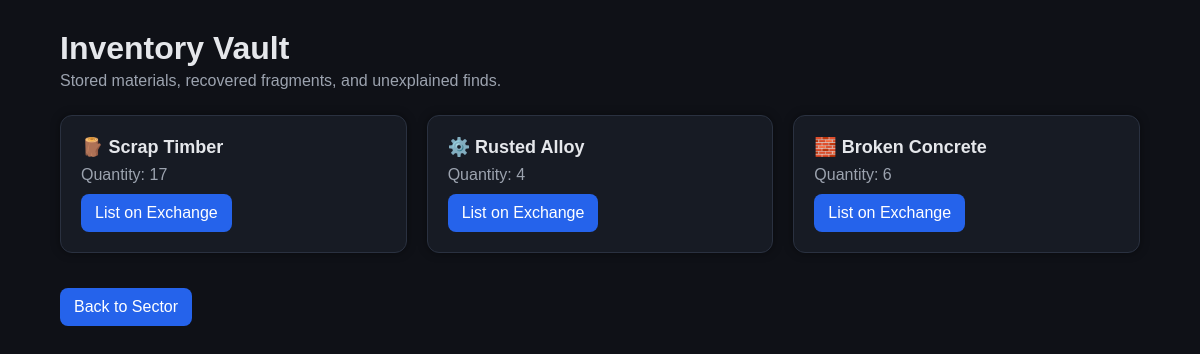
Before: /inventory (signed in) with the older database file.
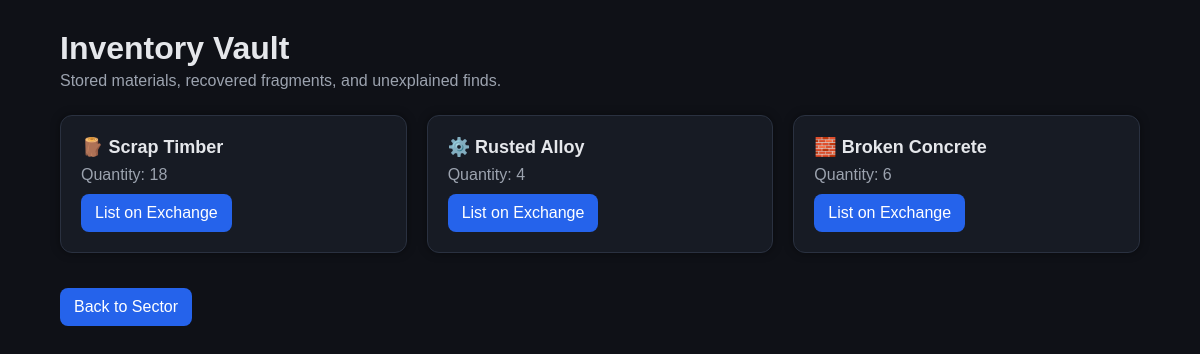
After: the same page with the newer database file.
### models/inventory.py (models this page shows)
class Inventory(db.Model):
    id = db.Column(db.Integer, primary_key=True)
    user_id = db.Column(db.Integer, db.ForeignKey("user.id"))
    resource_name = db.Column(db.String(50), nullable=False)
    quantity = db.Column(db.Integer, default=0)

### app.py (the view)
@app.route("/inventory")
@login_required
def inventory():
    items = Inventory.query.filter_by(
        user_id=current_user.id
    ).all()
    return render_template(
        "inventory.html",
        items=items
    )

### app.py (called while the page is built)
@login_manager.user_loader
def load_user(user_id):
    return User.query.get(int(user_id))

### templates/inventory.html (shortened to what this page needs)
<!DOCTYPE html>
<html>
<head>
<link rel="stylesheet" href="/static/style.css">
</head>
<body>
<div class="container">
    <div class="title">
        Inventory Vault
    </div>
    <div class="subtitle">
        Stored materials, recovered fragments, and unexplained finds.
    </div>
    <div class="grid">
        {% for item in items %}
            <div class="item-card {% if item.resource_name not in ['wood', 'stone', 'metal'] %}rare-item{% endif %}">
                <div class="item-name">
                    {% if item.resource_name == "wood" %}
                        🪵 Scrap Timber
                    {% elif item.resource_name == "stone" %}
                        🧱 Broken Concrete
                    {% elif item.resource_name == "metal" %}
                        ⚙️ Rusted Alloy
                    {% else %}
                        ⚡ {{ item.resource_name }}
                    {% endif %}
                </div>
                <div class="item-qty">
                    Quantity: {{ item.quantity }}
                </div>
                <a class="button" href="/sell/{{ item.resource_name }}">
                    List on Exchange
                </a>
            </div>
        {% endfor %}
    </div>
    <div class="back">
        <a class="button" href="/dashboard">
            Back to Sector
        </a>
    </div>
</div>
</body>
</html>

Changed rows visible on the page:
changed Inventory (number 1 of 3 on the later page): quantity "17" → "18"
